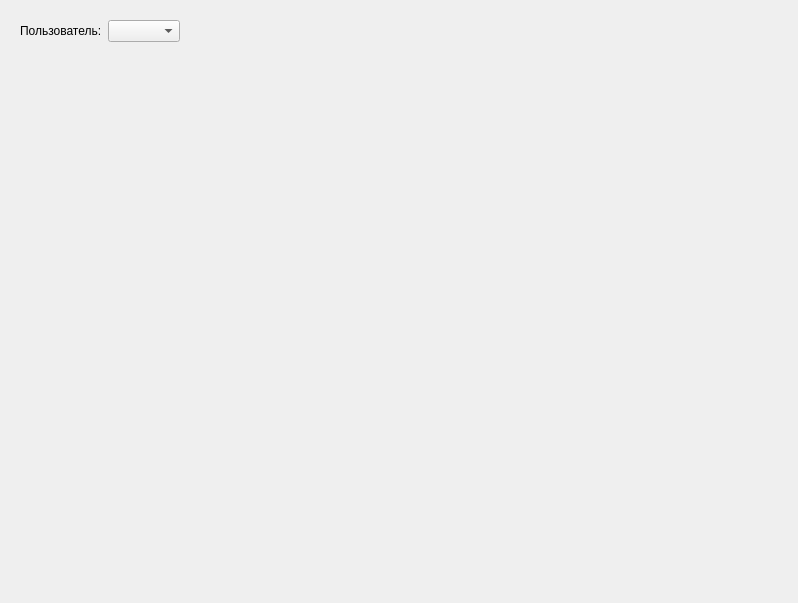
<?xml version="1.0" encoding="UTF-8"?>
<ui version="4.0">
 <class>PogodaInputSettingsPerUser</class>
 <widget class="QWidget" name="PogodaInputSettingsPerUser">
  <property name="geometry">
   <rect>
    <x>0</x>
    <y>0</y>
    <width>798</width>
    <height>603</height>
   </rect>
  </property>
  <property name="windowTitle">
   <string>Form</string>
  </property>
  <layout class="QVBoxLayout" name="verticalLayout">
   <item>
    <widget class="QWidget" name="widget" native="true">
     <layout class="QHBoxLayout" name="horizontalLayout">
      <item>
       <widget class="QLabel" name="lbUsersList">
        <property name="text">
         <string>Пользователь:</string>
        </property>
       </widget>
      </item>
      <item>
       <widget class="QComboBox" name="cbUsersList"/>
      </item>
      <item>
       <spacer name="horizontalSpacer">
        <property name="orientation">
         <enum>Qt::Horizontal</enum>
        </property>
        <property name="sizeHint" stdset="0">
         <size>
          <width>40</width>
          <height>20</height>
         </size>
        </property>
       </spacer>
      </item>
     </layout>
    </widget>
   </item>
   <item>
    <widget class="QStackedWidget" name="stackedWidget"/>
   </item>
  </layout>
 </widget>
 <resources/>
 <connections/>
</ui>
